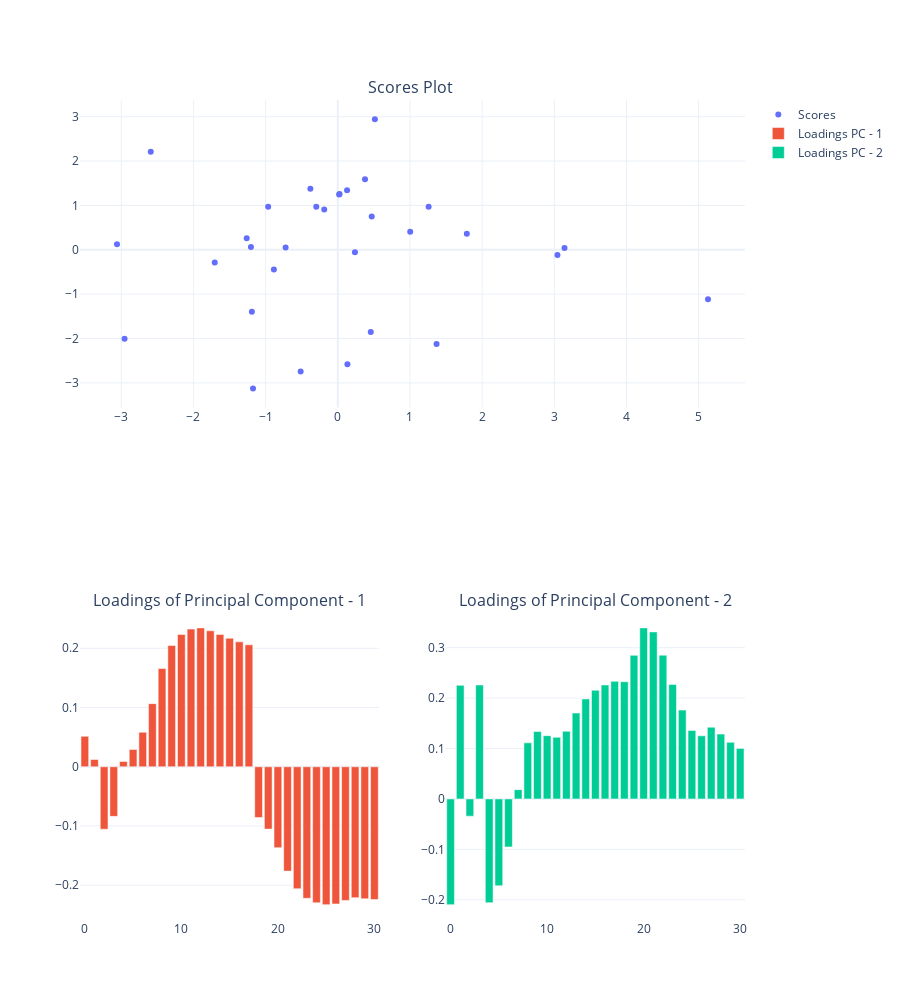

Notebook source saved alongside this figure:
### Markdown cell above
### PCA

### Code cell
plot_hist_pls_scores(pipe, pc_x_axis=1, pc_y_axis=2)

### Figure 1 — Plotly figure (JSON) as saved in the notebook; plotly's stock layout.template omitted (floating-point values rounded to 4 significant figures)
{"data": [{"mode": "markers", "name": "Scores", "type": "scatter", "x": [-0.1879, 0.01934, 0.514, 0.4571, -0.9648, -1.203, 1.003, -0.8854, -1.174, 0.1285, 0.02391, -1.19, -1.262, -3.059, -0.5143, -0.3799, 0.47, 0.3772, -0.298, -0.7231, -1.705, 3.043, -2.591, -2.954, 1.369, 0.1334, 3.141, 0.2372, 1.788, 1.258, 5.13], "xaxis": "x", "y": [0.9077, 1.248, 2.945, -1.852, 0.968, 0.06446, 0.4078, -0.4432, -3.123, 1.34, 1.259, -1.394, 0.2619, 0.1223, -2.745, 1.377, 0.7529, 1.592, 0.9682, 0.04932, -0.2876, -0.1178, 2.208, -2.006, -2.123, -2.582, 0.04079, -0.05663, 0.3627, 0.9727, -1.117], "yaxis": "y"}, {"name": "Loadings PC - 1", "type": "bar", "xaxis": "x2", "y": [0.05137, 0.01225, -0.1054, -0.08379, 0.008893, 0.02918, 0.05822, 0.1066, 0.1658, 0.2046, 0.2234, 0.2324, 0.2345, 0.2296, 0.2233, 0.217, 0.2109, 0.2059, -0.08572, -0.1053, -0.1366, -0.1762, -0.2059, -0.2221, -0.2297, -0.2328, -0.2317, -0.2257, -0.2211, -0.223, -0.2241], "yaxis": "y2"}, {"name": "Loadings PC - 2", "type": "bar", "xaxis": "x3", "y": [-0.2097, 0.2253, -0.03427, 0.2259, -0.2057, -0.1723, -0.09527, 0.01841, 0.1112, 0.1336, 0.1255, 0.1221, 0.134, 0.1703, 0.1984, 0.2155, 0.226, 0.2332, 0.2325, 0.2847, 0.3393, 0.3313, 0.2852, 0.2271, 0.1762, 0.1358, 0.1252, 0.1422, 0.1285, 0.1124, 0.1002], "yaxis": "y3"}], "layout": {"annotations": [{"font": {"size": 16}, "showarrow": false, "text": "Scores Plot ", "x": 0.5, "xanchor": "center", "xref": "paper", "y": 1, "yanchor": "bottom", "yref": "paper"}, {"font": {"size": 16}, "showarrow": false, "text": "Loadings of Principal Component - 1", "x": 0.225, "xanchor": "center", "xref": "paper", "y": 0.375, "yanchor": "bottom", "yref": "paper"}, {"font": {"size": 16}, "showarrow": false, "text": "Loadings of Principal Component - 2", "x": 0.775, "xanchor": "center", "xref": "paper", "y": 0.375, "yanchor": "bottom", "yref": "paper"}], "height": 1000, "xaxis": {"anchor": "y", "domain": [0, 1]}, "xaxis2": {"anchor": "y2", "domain": [0, 0.45]}, "xaxis3": {"anchor": "y3", "domain": [0.55, 1]}, "yaxis": {"anchor": "x", "domain": [0.625, 1]}, "yaxis2": {"anchor": "x2", "domain": [0, 0.375]}, "yaxis3": {"anchor": "x3", "domain": [0, 0.375]}}}
